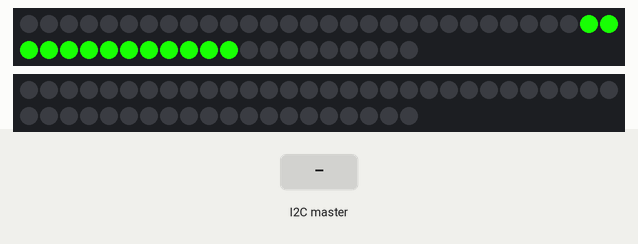
Recording of a sketch running on a simulated Arduino Uno, built with avr-gcc and run on an emulated ATmega328P. Shown: 2 × 50 RGB LEDs in strip order, left to right, continuing on the next row. Inputs (shaded band) come from the test bench. Random numbers use the default seed unless the sketch sets one.

Above: at 3.2 s.
3.3 s: the I2C master sends the byte 1
At 3.47 s:
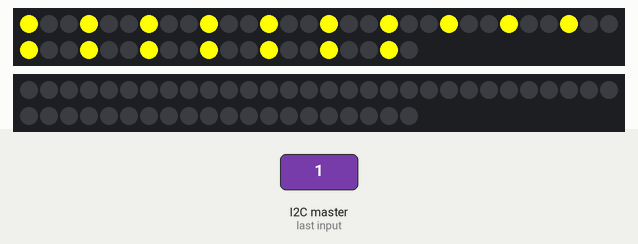
5.2 s: the I2C master sends the byte 2
At 6.4 s:
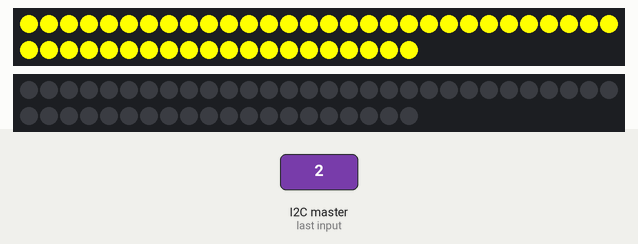
At 12.5 s:
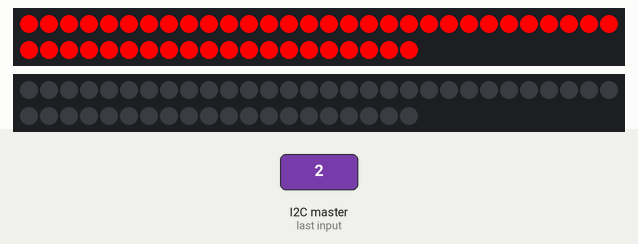
Timing chart, 0 to 12.7 s (numbered marks = the images above; inputs shaded):
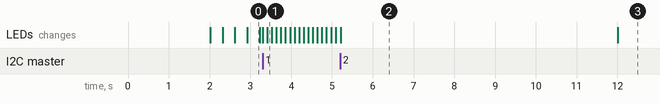

The sketch:

light_code_2016.ino
```cpp
#include <Wire.h>
#include "FastLED.h"


FASTLED_USING_NAMESPACE

// FastLED "100-lines-of-code" demo reel, showing just a few
// of the kinds of animation patterns you can quickly and easily
// compose using FastLED.
//
// This example also shows one easy way to define multiple
// animations patterns and have them automatically rotate.
//
// -Mark Kriegsman, December 2014

#if FASTLED_VERSION < 3001000
#error "Requires FastLED 3.1 or later; check github for latest code."
#endif

#define DATA_PIN_1    3
#define CLK_PIN_1   4
#define DATA_PIN_2    5
#define CLK_PIN_2   6
#define LED_TYPE    APA102
#define COLOR_ORDER BGR
#define NUM_LEDS_1    50
#define NUM_LEDS_2    50
#define ASAP_GREEN  0x18FF04
CRGB topleds[NUM_LEDS_1];
CRGB underglow[NUM_LEDS_2];
long index=0;
int bounceIndex=1;
int indexMult=1;
#define BRIGHTNESS          255
#define FRAMES_PER_SECOND  120

void setup() {
  delay(2000); // 3 second delay for recovery

  // tell FastLED about the LED strip configuration
  FastLED.addLeds<LED_TYPE,DATA_PIN_1,CLK_PIN_1,COLOR_ORDER>(topleds, NUM_LEDS_1).setCorrection(TypicalLEDStrip);
  FastLED.addLeds<LED_TYPE,DATA_PIN_2,CLK_PIN_2,COLOR_ORDER>(underglow, NUM_LEDS_2).setCorrection(TypicalLEDStrip);

  // set master brightness control
  FastLED.setBrightness(BRIGHTNESS);
  FastLED.setCorrection(TypicalLEDStrip);
  FastLED.setTemperature(UncorrectedTemperature);

  Wire.begin(4);
  Wire.onReceive(receiveEvent);
  clearTopLED();
  clearUnderglowLED();
}


// List of patterns to cycle through.  Each is defined as a separate function below.
typedef void (*SimplePatternList[])();
SimplePatternList gPatterns = {bouncingGreen, theaterChase, solidYellow, solidTopLEDRed};

uint8_t gCurrentPatternNumber =0; // Index number of which pattern is current
uint8_t gHue = 0; // rotating "base color" used by many of the patterns

void loop()
{
  // Call the current pattern function once, updating the 'topleds' array
  gPatterns[gCurrentPatternNumber]();

  // send the 'topleds' array out to the actual LED strip
  FastLED.show();
  // insert a delay to keep the framerate modest
  FastLED.delay(1000/FRAMES_PER_SECOND);

  // do some periodic updates
  EVERY_N_MILLISECONDS( 20 ) { gHue++; } // slowly cycle the "base color" through the rainbow
  EVERY_N_SECONDS( 10 ) { nextPattern(); } // change patterns periodically
}

void nextPattern()
{
  gCurrentPatternNumber++;
  if (gCurrentPatternNumber >= 4)
  {
    gCurrentPatternNumber = 0;
  }
}


#define ARRAY_SIZE(A) (sizeof(A) / sizeof((A)[0]))

void clearTopLED()
{
  for (int i = 0; i < NUM_LEDS_1; i++)
  {
    topleds[i] = CRGB::Black;
  }
}

void clearUnderglowLED()
{
  for (int i = 0; i < NUM_LEDS_2; i++)
  {
    underglow[i] = CRGB::Black;
  }
}

void solidYellow()
{
  FastLED.setBrightness(BRIGHTNESS);
  for (int i = 0; i < NUM_LEDS_1; i++)
  {
    topleds[i] = CRGB::Yellow;
  }
}

void solidGreen()
{
  FastLED.setBrightness(BRIGHTNESS);
  CRGB foo(5, 100, 5);
  for (int i = 0; i < NUM_LEDS_1; i++)
  {
    topleds[i] = foo;
  }
}

void solidTopLEDRed()
{
  FastLED.setBrightness(BRIGHTNESS);
  for (int i = 0; i < NUM_LEDS_1; i++)
  {
    topleds[i] = CRGB::Red;
  }
}

void solidUnderglowRed()
{
  FastLED.setBrightness(BRIGHTNESS);
  for (int i = 0; i < NUM_LEDS_2; i++)
  {
    underglow[i] = CRGB::Red;
  }
}

void solidBlue()
{
  FastLED.setBrightness(BRIGHTNESS);
  CRGB foo(5, 5, 100);
  for (int i = 0; i < NUM_LEDS_2; i++)
  {
    underglow[i] = foo;
  }
}

void bouncingYellow()
{
  FastLED.setBrightness(BRIGHTNESS);
  if (bounceIndex == 0 || bounceIndex == (NUM_LEDS_1 - 13))
  {
    indexMult *= -1;
  }
  for (int i = bounceIndex; i < (bounceIndex + 13); i++)
  {
    topleds[i] = CRGB::Yellow;
  }
  for (int j = (bounceIndex + 13); j < (bounceIndex + NUM_LEDS_1); j++)
  {
    topleds[j%NUM_LEDS_1] = CRGB::Black;
  }
  bounceIndex += indexMult;
  delay(10);
}

void bouncingGreen()
{
  FastLED.setBrightness(BRIGHTNESS);
  if (bounceIndex == 0 || bounceIndex == (NUM_LEDS_1 - 13))
  {
    indexMult *= -1;
  }
  for (int i = bounceIndex; i < (bounceIndex + 13); i++)
  {
    topleds[i] = ASAP_GREEN;
  }
  for (int j = (bounceIndex + 13); j < (bounceIndex + NUM_LEDS_1); j++)
  {
    topleds[j%NUM_LEDS_1] = CRGB::Black;
  }
  bounceIndex += indexMult;
  delay(10);
}

void cylonRed()
{
  FastLED.setBrightness(BRIGHTNESS);
  for (int i = index; i < (index+13); i++)
  {
      underglow[i%NUM_LEDS_2] = CRGB::Red;
  }
  for (int j = (index+13); j < (index+NUM_LEDS_2); j++)
  {
      underglow[j%NUM_LEDS_2] = CRGB::Black;
  }
  index++;
  delay(20);
}

void cylonBlue()
{
  FastLED.setBrightness(BRIGHTNESS);
  for (int i = index; i < (index+13); i++)
  {
      underglow[i%NUM_LEDS_2] = CRGB::Blue;
  }
  for (int j = (index+13); j < (index+NUM_LEDS_2); j++)
  {
      underglow[j%NUM_LEDS_2] = CRGB::Black;
  }
  index++;
  delay(20);
}

void firstCylon()
{
  FastLED.setBrightness(BRIGHTNESS);
  for (int i = index; i < (index+50); i++)
  {
      topleds[i%NUM_LEDS_1] = CRGB::Red;
  }
  for (int j = (index+50); j < (index+100); j++)
  {
      topleds[j%NUM_LEDS_1] = CRGB::White;
  }
  for (int j = (index+100); j < (index+NUM_LEDS_1); j++)
  {
      topleds[j%NUM_LEDS_1] = CRGB::Blue;
  }
  index++;
  delay(40);
}
void theaterChase()
{
  FastLED.setBrightness(BRIGHTNESS);
    for (int n=0; n<NUM_LEDS_1; n++) {
    if ((n+index) % 3 ==0) {
      topleds[n] = CRGB::Yellow;
    }
    else {
      topleds[n] = CRGB::Black;
    }
  }
  index++;
  delay(100);
}

void fadeRed()
{
  FastLED.setBrightness(cubicwave8(index));
  for (int i = 0; i < NUM_LEDS_2; i++)
  {
    underglow[i] = CRGB::Red;
  }
  index++;
}

void fadeBlue()
{
  FastLED.setBrightness(cubicwave8(index));
  for (int i = 0; i < NUM_LEDS_2; i++)
  {
    underglow[i] = CRGB::Blue;
  }
  index++;
}

void rainbow()
{
  // FastLED's built-in rainbow generator
  fill_rainbow( topleds, NUM_LEDS_1, gHue, 7);
}

void addGlitter( fract8 chanceOfGlitter)
{
  if( random8() < chanceOfGlitter) {
    topleds[ random16(NUM_LEDS_1) ] += CRGB::White;
  }
}

void juggle() {
  // eight colored dots, weaving in and out of sync with each other
  fadeToBlackBy( topleds, NUM_LEDS_1, 20);
  byte dothue = 0;
  for( int i = 0; i < 8; i++) {
    topleds[beatsin16(i+7,0,NUM_LEDS_1)] |= CHSV(dothue, 200, 255);
    dothue += 32;
  }
}

void receiveEvent(int howMany)
{
//  stopStripe = true;
  while(Wire.available()>0)
  {
  gCurrentPatternNumber = (Wire.read()) % ARRAY_SIZE( gPatterns);

  }
}
```

Measured:
- what the display in image 2 shows lasts 6.8 s, from 5.2 s to 12.0 s
